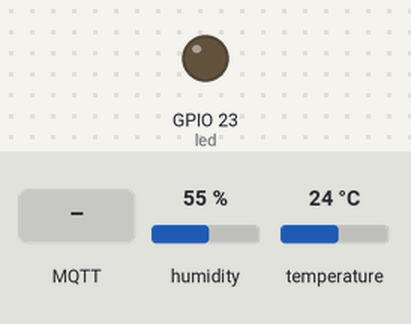
The sketch below on a simulated ESP32. Parts: output pins drawn as LEDs (lit = HIGH). The test bench sets the inputs (shaded band); at power-on: humidity 55 %, temperature 24 °C. WiFi joins after 1.5 s; servers stay silent unless stated; no MQTT or app messages arrive unless stated; what the sketch prints to the serial monitor is not drawn.

Above: at 2.7 s.
2.8 s: MQTT message "on" arrives on the first subscribed topic
At 3.5 s:
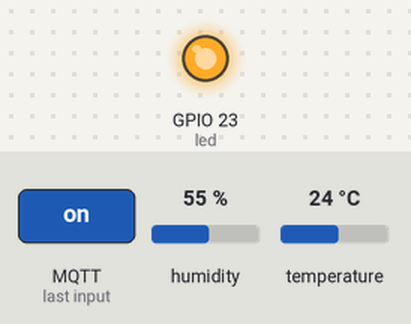
4.3 s: MQTT message "n" arrives on the first subscribed topic
6.3 s: MQTT message "f" arrives on the first subscribed topic
Timing chart, 0 to 9.3 s (numbered marks = the images above; inputs shaded):
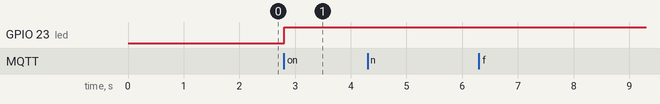

Measured:
- after the input at 2.8 s, GPIO 23 (led): LOW → HIGH at once
- after the input at 4.3 s, every drawn part: stays the same
- after the input at 6.3 s, every drawn part: stays the same

The sketch:

mqtt.ino
```cpp
#include <WiFi.h>
#include <DHT.h>
#include <PubSubClient.h>  // mqtt를 사용하기 위한 library

#define led 23  // 온습도 data를 받고있음을 표시하기위해 사용, 온습도 data를 읽지 못할경우엔 blink하게 함
#define dhtpin 22  // dht11 sensor를 22번 핀에서 사용
#define dhttype DHT11  // dht의 타입을 지정

const char* ssid = "";
const char* pw = "";
const char* MQTT_B_IP = "broker.mqtt-dashboard.com";  // 브로커의 ip를 담아 브로커와 통신하기 위함

float tem;  // 온도 값을 담을 변수 선언
float humid;  // 습도 값을 담을 변수 선언
int state;  // data를 받을지 안받을지 결정하는 상태 변수

WiFiClient Cli;  // mqtt통신을 할 cilent 객체 선언
DHT dht(dhtpin, dhttype);  // dht센서를 사용하기위한 객체 선언
PubSubClient Client(Cli);  // 브로커를 통해 subscriber나 publisher와 통신할 수 있는 객체 생성

//////////////////////functions//////////////////////////

void ValueError() {  // dht가 data를 못읽어올 때 동작시킬 함수
  digitalWrite(led, HIGH);
  Serial.println("Value Error!");
  delay(500);
  digitalWrite(led, LOW);
}

void Wificonnect() {  // wifi연결
  WiFi.mode(WIFI_STA);
  WiFi.begin(ssid, pw);
  Serial.println("WiFi connecting!");
  while(WiFi.status() != WL_CONNECTED) {
    delay(500);
    Serial.print(".");
  }
  Serial.println("");
  Serial.println("WiFi Connected!");
}

void mqtt_publish() {  // 온도와 습도 data를 publish 해주는 함수
  String packet;
  char msg[50];
  packet = "Temperature : " + String(tem) + "*C / " + "Humidity : " + String(humid) + "%";
  packet.toCharArray(msg,50);
  Serial.print("Publish message : ");
  Serial.println(msg);
  Client.publish("dhtout", msg);
  delay(1000);
}

void ExecuteDht() {  // state값이 1, 즉 data를 받겠다고 했을 때 실행되는 함수
  digitalWrite(led, HIGH);
  tem = dht.readTemperature();
  humid = dht.readHumidity();
  if(isnan(tem) || isnan(humid)) {
    ValueError();
  }
  else{
    Serial.print("tem : ");
    Serial.println(tem);
    Serial.print("humid : ");
    Serial.println(humid);
    mqtt_publish();
  }
}

void SuspendDht() {  // state값이 0, 즉 data를 받지 않겠다고 했을 때 실행되는 함수
  digitalWrite(led, LOW);
}

void callback(char* topic, byte* message, unsigned int l) {  // 스마트폰의 mqtt tool로 부터 메시지를 받을 때 실행되는 콜백 함수
  Serial.print("Message [");
  Serial.print(topic);
  Serial.print("] : ");
  for(int i = 0; i < l; i++) {
    Serial.print((char)message[i]);
  }
  Serial.println();

  if(message[1] == 'n') {
    state = 1;
    Client.publish("dhtout", "on");
  }
  else if(message[1] == 'f') {
    state = 0;
    Client.publish("dhtout", "off");
  }
  else{
    Serial.println("topic error");
  }
}

void reconnect() {  // 브로커에 연결하고 특정 토픽을 구독하는 함수로 loop함수에서 주기적으로 호출됨
  while(!Client.connected()) {
    Serial.println("MQTT connecting...");
    if(Client.connect("MQTTool-1852150979")){
      Serial.println("MQTT Connected!");
      Client.publish("dhtout", "Connected!");
      Client.subscribe("dhtin");
    }
    else {
      Serial.print("failed, rc = ");
      Serial.println(Client.state());
      Serial.println("try again in 5 seconds");
      delay(5000);
    }
  }
}

////////////////////////////////////////////////////////

void setup() {
  pinMode(led, OUTPUT);
  pinMode(dhtpin, INPUT);
  Serial.begin(115200);
  dht.begin();
  Wificonnect();
  Client.setServer(MQTT_B_IP, 1883);  // 브로커의 ip와 포트를 통해 서버를 설정함
  Client.setCallback(callback);  // callback함수 설정
}

void loop() {
  if (!Client.connected()) {  // 클라이언트가 브로커와 연결이 되지 않은 상태이면 reconnect함수를 호출함
    reconnect();
  }
  Client.loop();
  switch(state) {
    case 1:
      ExecuteDht();
      break;
    case 0:
      SuspendDht();
      break;
  }
}
```
